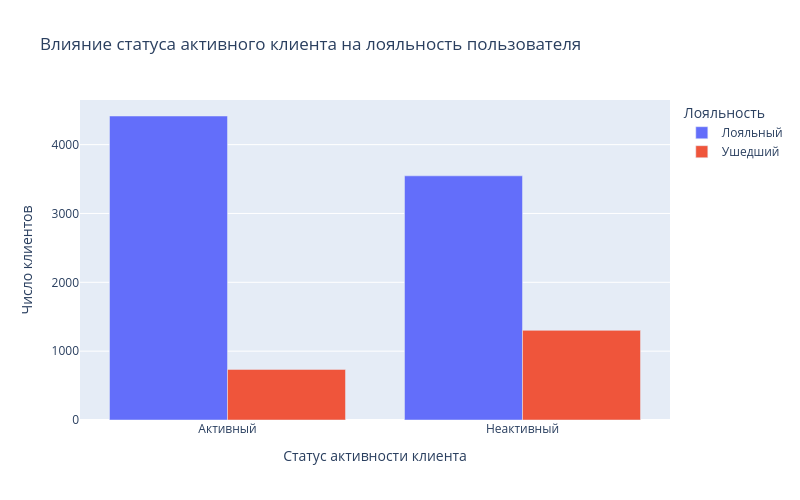

Source (notebook cell):
### Markdown cell above
Есть корреляция числа приобретенных услуг и целевого признака: приобретающие более двух услуг клиенты часто уходят.

### Code cell
churn_data_copy['Активность'] = churn_data['IsActiveMember'].apply(lambda x: 'Активный' if x == 1 else 'Неактивный')

activity_pivot = churn_data_copy.pivot_table(
    'CustomerId',
    index='Активность',
    columns='Лояльность',
    aggfunc='count'
)
fig = px.bar(
    data_frame=activity_pivot,
    width=800,
    height=500,
    color='Лояльность',
    barmode='group',
    title='Влияние статуса активного клиента на лояльность пользователя',
)
fig.update_layout(
    xaxis_title='Статус активности клиента',
    yaxis_title='Число клиентов'
)
fig.show()

### Figure 1 — Plotly figure (JSON) as saved in the notebook; plotly's stock layout.template omitted (floating-point values rounded to 4 significant figures)
{"data": [{"alignmentgroup": "True", "hovertemplate": "Лояльность=Лояльный<br>Активность=%{x}<br>value=%{y}<extra></extra>", "legendgroup": "Лояльный", "marker": {"color": "#636efa", "pattern": {"shape": ""}}, "name": "Лояльный", "offsetgroup": "Лояльный", "orientation": "v", "showlegend": true, "textposition": "auto", "type": "bar", "x": ["Активный", "Неактивный"], "xaxis": "x", "y": [4416, 3547], "yaxis": "y"}, {"alignmentgroup": "True", "hovertemplate": "Лояльность=Ушедший<br>Активность=%{x}<br>value=%{y}<extra></extra>", "legendgroup": "Ушедший", "marker": {"color": "#EF553B", "pattern": {"shape": ""}}, "name": "Ушедший", "offsetgroup": "Ушедший", "orientation": "v", "showlegend": true, "textposition": "auto", "type": "bar", "x": ["Активный", "Неактивный"], "xaxis": "x", "y": [735, 1302], "yaxis": "y"}], "layout": {"barmode": "group", "height": 500, "legend": {"title": {"text": "Лояльность"}, "tracegroupgap": 0}, "title": {"text": "Влияние статуса активного клиента на лояльность пользователя"}, "width": 800, "xaxis": {"anchor": "y", "domain": [0, 1], "title": {"text": "Статус активности клиента"}}, "yaxis": {"anchor": "x", "domain": [0, 1], "title": {"text": "Число клиентов"}}}}
